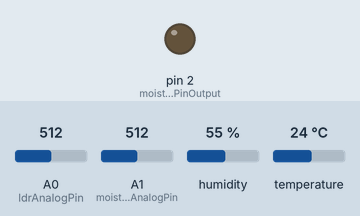
This sketch was run on a simulated Arduino Uno, built for the host (arithmetic inside an expression is 32-bit, double 64-bit). On the bench: output pins drawn as LEDs (lit = HIGH). The test bench sets the inputs (shaded band); at power-on: A0 (ldrAnalogPin) = 512, A1 (moistureAnalogPin) = 512, humidity 55 %, temperature 24 °C. WiFi joins after 1.5 s; servers stay silent unless stated; no MQTT or app messages arrive unless stated; what the sketch prints to the serial monitor is not drawn.

Above: at 8.1 s.
Timing chart, 0 to 16.2 s (numbered marks = the images above):
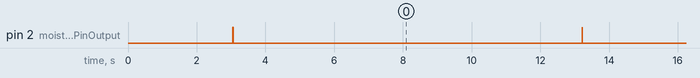

The sketch:

arduino_code.ino
```cpp
#include <PubSubClient.h>
#include <Ethernet.h>
#include <SimpleDHT.h>

byte mac[] = { 0xDE, 0xED, 0xBA, 0xFE, 0xFE, 0xED };
byte server[] = { 192, 168, 178, 74 };
EthernetClient ethClient;
PubSubClient mqttClient(ethClient);

int LDR;
int moist;

uint16_t ldrVal;
uint16_t moistVal;

String moisture;

float temp;
float humidity;
float lux=0.00,ADC_val=0.0048828125;

uint8_t ldrAnalogPin = A0;
uint8_t moistureAnalogPin = A1;
int moistureDigitalPinOutput = 2;
int moistureDigitalPinInput = 3;
int temperatureDigitalPin = 4;

SimpleDHT11 dht11(temperatureDigitalPin);

void setup() {
  Serial.begin(9600);

  Ethernet.begin(mac);
  delay(1500);
  mqttClient.setServer(server, 1883);

  if (connectMqtt()) {
    Serial.println("connected to MQTT");
  } else {
    Serial.println(mqttClient.state());
  }

  pinMode(A0, INPUT);
  pinMode(A1, INPUT);
  pinMode(moistureDigitalPinInput, INPUT);
  pinMode(moistureDigitalPinOutput, OUTPUT);
  digitalWrite(moistureDigitalPinOutput, LOW);
}

void loop() {
if (!mqttClient.connected()) {
  if (connectMqtt()) {
    Serial.println("connected to MQTT");
  } else {
    Serial.println(mqttClient.state());
  }
}
  LDR = analogRead(A0);
  lux = (250/(ADC_val*LDR))-50;
  ldrVal = map(LDR, 0, 1023, 100, 0);
  Serial.print("Lichtintensität: ");
  Serial.print(lux);
  Serial.println(" Lux\n");

  digitalWrite(2, HIGH);
  delay(10);
  moist = analogRead(A1);
  digitalWrite(moistureDigitalPinOutput, LOW);
  moistVal = map(moist, 0, 1023, 100, 0);
  Serial.print("Rel. Bodenfeuchtigkeit: ");
  Serial.print(moistVal);
  Serial.println("%\n");

  temp = 0;
  humidity = 0;

  int err = SimpleDHTErrSuccess;

  if ((err = dht11.read2(&temp, &humidity, NULL)) != SimpleDHTErrSuccess) {
    Serial.print ("Read DHT11 failed, err=");
    Serial.println(err);
    delay(2000);
    return;
  }

  Serial.print("Temperatur: ");
  Serial.print((float)temp);
  Serial.println(" *C");

  Serial.print("Rel. Luftfeuchtigkeit: ");
  Serial.print((float)humidity);
  Serial.println(" RH%\n\n\n");

  publishValue("temp", temp);
  publishValue("lumi", lux);
  publishValue("humi", humidity);
  publishValue("moist", float(moistVal));


  delay(10000);
}

boolean connectMqtt() {
  return mqttClient.connect("arduino1", "arduino", "hallo123");
}

boolean publishValue(char topic[], float value) {
  char convertedVal[8];
  dtostrf(value, 6, 2, convertedVal);
  if (mqttClient.publish(topic, convertedVal)) {
    Serial.println("Publish successful!");
  } else {
    Serial.println("Publish failed!");
  }
}
```

Measured:
- by itself, pin 2 (moistureDigitalPinOutput): alternates HIGH for 0.01 s and LOW for 10.1 s
